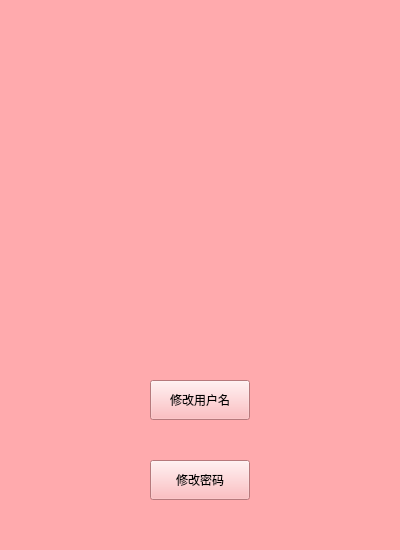
<?xml version="1.0" encoding="UTF-8"?>
<ui version="4.0">
 <class>UserCenter</class>
 <widget class="QWidget" name="UserCenter">
  <property name="geometry">
   <rect>
    <x>0</x>
    <y>0</y>
    <width>400</width>
    <height>550</height>
   </rect>
  </property>
  <property name="minimumSize">
   <size>
    <width>400</width>
    <height>550</height>
   </size>
  </property>
  <property name="maximumSize">
   <size>
    <width>400</width>
    <height>550</height>
   </size>
  </property>
  <property name="windowTitle">
   <string>个人中心</string>
  </property>
  <property name="styleSheet">
   <string notr="true">background-color: rgb(255, 170, 173);</string>
  </property>
  <widget class="QLabel" name="avatar_lbl">
   <property name="geometry">
    <rect>
     <x>125</x>
     <y>80</y>
     <width>150</width>
     <height>150</height>
    </rect>
   </property>
   <property name="minimumSize">
    <size>
     <width>150</width>
     <height>150</height>
    </size>
   </property>
   <property name="maximumSize">
    <size>
     <width>150</width>
     <height>150</height>
    </size>
   </property>
   <property name="text">
    <string/>
   </property>
  </widget>
  <widget class="QPushButton" name="changeUname_btn">
   <property name="geometry">
    <rect>
     <x>150</x>
     <y>380</y>
     <width>100</width>
     <height>40</height>
    </rect>
   </property>
   <property name="font">
    <font>
     <family>方正小标宋简体</family>
    </font>
   </property>
   <property name="text">
    <string>修改用户名</string>
   </property>
  </widget>
  <widget class="QPushButton" name="changePwd_btn">
   <property name="geometry">
    <rect>
     <x>150</x>
     <y>460</y>
     <width>100</width>
     <height>40</height>
    </rect>
   </property>
   <property name="font">
    <font>
     <family>方正小标宋简体</family>
    </font>
   </property>
   <property name="text">
    <string>修改密码</string>
   </property>
  </widget>
  <widget class="QLabel" name="welcome_lbl">
   <property name="geometry">
    <rect>
     <x>80</x>
     <y>300</y>
     <width>240</width>
     <height>40</height>
    </rect>
   </property>
   <property name="font">
    <font>
     <family>方正小标宋简体</family>
     <pointsize>10</pointsize>
    </font>
   </property>
   <property name="cursor">
    <cursorShape>ArrowCursor</cursorShape>
   </property>
   <property name="focusPolicy">
    <enum>Qt::NoFocus</enum>
   </property>
   <property name="contextMenuPolicy">
    <enum>Qt::NoContextMenu</enum>
   </property>
   <property name="autoFillBackground">
    <bool>false</bool>
   </property>
   <property name="text">
    <string/>
   </property>
   <property name="alignment">
    <set>Qt::AlignCenter</set>
   </property>
  </widget>
 </widget>
 <resources/>
 <connections/>
</ui>
